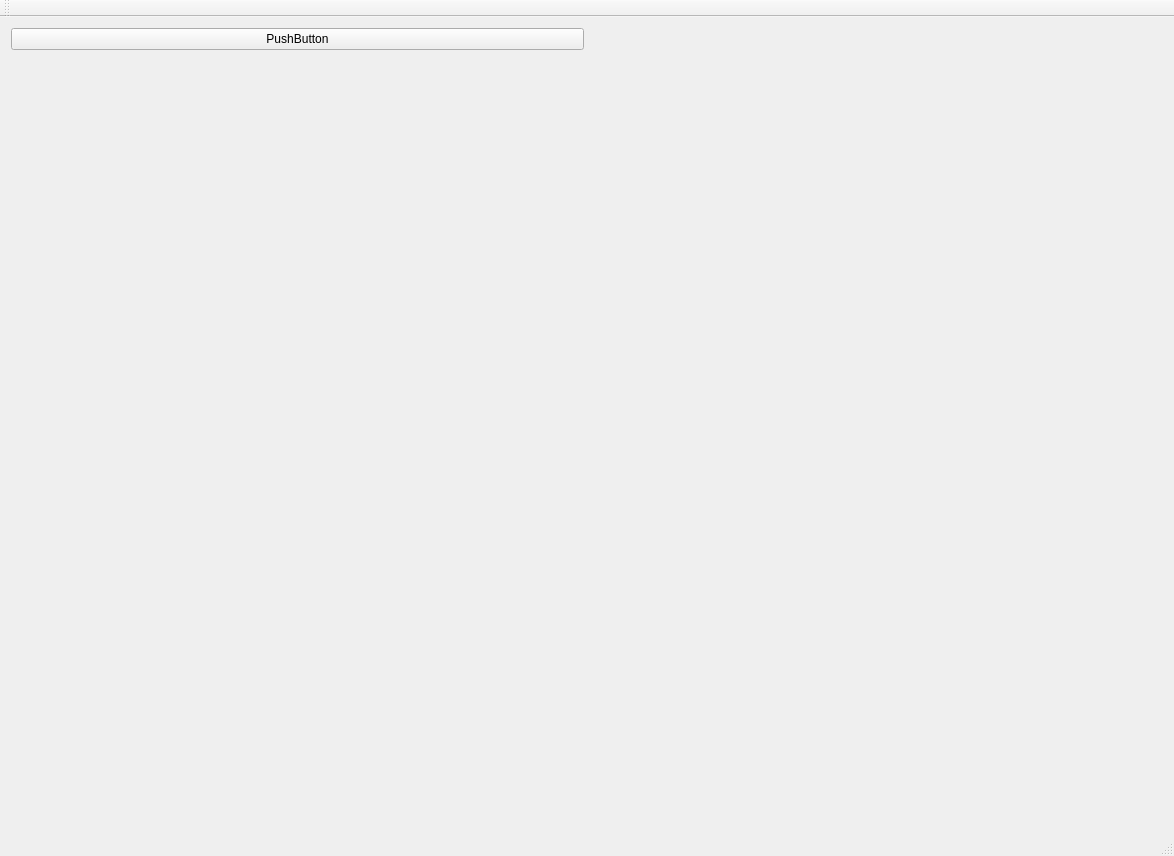
<?xml version="1.0" encoding="UTF-8"?>
<ui version="4.0">
 <class>QtWidgetsApplication1Class</class>
 <widget class="QMainWindow" name="QtWidgetsApplication1Class">
  <property name="geometry">
   <rect>
    <x>0</x>
    <y>0</y>
    <width>1174</width>
    <height>856</height>
   </rect>
  </property>
  <property name="windowTitle">
   <string>QtWidgetsApplication1</string>
  </property>
  <widget class="QWidget" name="centralWidget">
   <layout class="QGridLayout" name="gridLayout">
    <item row="0" column="0">
     <widget class="QPushButton" name="pushButton">
      <property name="text">
       <string>PushButton</string>
      </property>
     </widget>
    </item>
    <item row="1" column="0">
     <widget class="QCustomPlot" name="plot" native="true"/>
    </item>
    <item row="1" column="1">
     <widget class="QCustomPlot" name="plot_2" native="true"/>
    </item>
   </layout>
  </widget>
  <widget class="QMenuBar" name="menuBar">
   <property name="geometry">
    <rect>
     <x>0</x>
     <y>0</y>
     <width>1174</width>
     <height>26</height>
    </rect>
   </property>
  </widget>
  <widget class="QToolBar" name="mainToolBar">
   <attribute name="toolBarArea">
    <enum>TopToolBarArea</enum>
   </attribute>
   <attribute name="toolBarBreak">
    <bool>false</bool>
   </attribute>
  </widget>
  <widget class="QStatusBar" name="statusBar"/>
 </widget>
 <layoutdefault spacing="6" margin="11"/>
 <customwidgets>
  <customwidget>
   <class>QCustomPlot</class>
   <extends>QWidget</extends>
   <header>qcustomplot.h</header>
   <container>1</container>
  </customwidget>
 </customwidgets>
 <resources>
  <include location="qtwidgetsapplication1.qrc"/>
 </resources>
 <connections/>
</ui>
